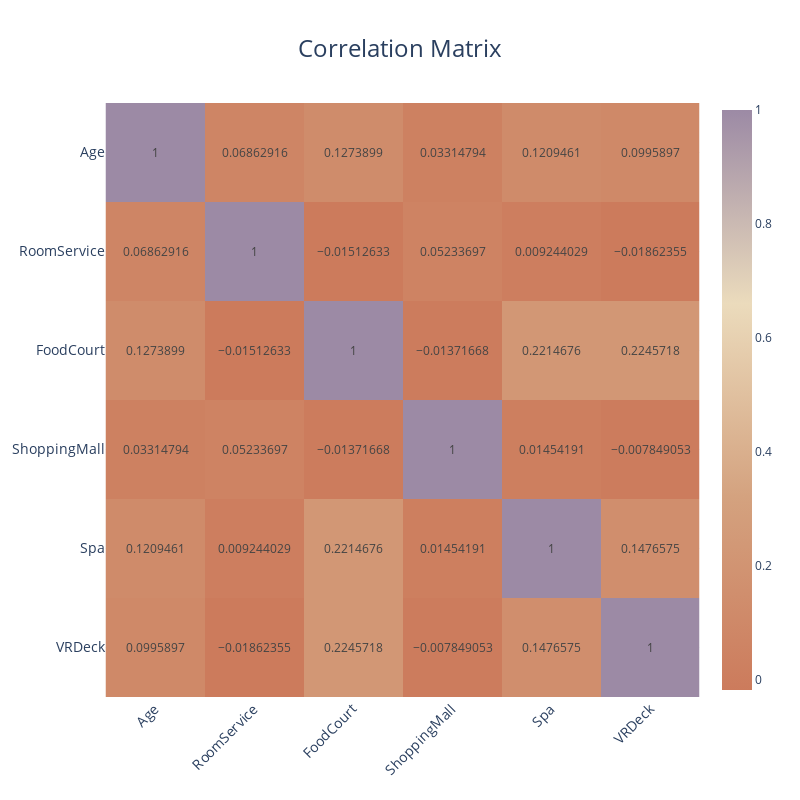

The notebook cell saved with this chart:
### Markdown cell above
We can see that **Transported:** has a nearly balanced distribution between transported (true) and not transported (false) passengers, with slightly more transported.

Next, we can check for any correlations between our numerical features using a correlation matrix.

### Code cell
plot_correlation_matrix(
    train_data,
    numerical_features,
    save_path="../images/correlation_matrix.png",
)

### Figure 1 — Plotly figure (JSON) as saved in the notebook; plotly's stock layout.template omitted (floating-point values rounded to 4 significant figures)
{"data": [{"coloraxis": "coloraxis", "hovertemplate": "x: %{x}<br>y: %{y}<br>color: %{z}<extra></extra>", "name": "0", "texttemplate": "%{z}", "type": "heatmap", "x": ["Age", "RoomService", "FoodCourt", "ShoppingMall", "Spa", "VRDeck"], "xaxis": "x", "y": ["Age", "RoomService", "FoodCourt", "ShoppingMall", "Spa", "VRDeck"], "yaxis": "y", "z": [[1, 0.06863, 0.1274, 0.03315, 0.1209, 0.09959], [0.06863, 1, -0.01513, 0.05234, 0.009244, -0.01862], [0.1274, -0.01513, 1, -0.01372, 0.2215, 0.2246], [0.03315, 0.05234, -0.01372, 1, 0.01454, -0.007849], [0.1209, 0.009244, 0.2215, 0.01454, 1, 0.1477], [0.09959, -0.01862, 0.2246, -0.007849, 0.1477, 1]]}], "layout": {"coloraxis": {"colorscale": [[0, "#CC7B5C"], [0.3333, "#D4A27F"], [0.6667, "#EBDBBC"], [1, "#9C8AA5"]]}, "height": 800, "margin": {"b": 100, "l": 100, "r": 100, "t": 100}, "title": {"font": {"size": 24}, "text": "Correlation Matrix", "x": 0.5, "xanchor": "center", "y": 0.95, "yanchor": "top"}, "width": 800, "xaxis": {"anchor": "y", "constrain": "domain", "domain": [0, 1], "scaleanchor": "y", "tickangle": -45, "tickfont": {"size": 14}, "title": {"font": {"size": 18}}}, "yaxis": {"anchor": "x", "autorange": "reversed", "constrain": "domain", "domain": [0, 1], "tickfont": {"size": 14}, "title": {"font": {"size": 18}}}}}
